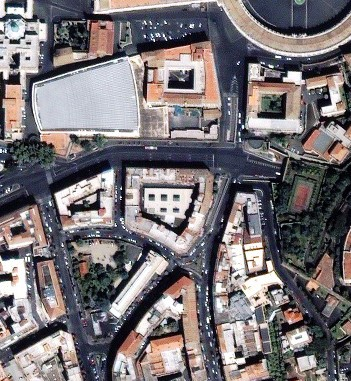
#> input picture 8.jpg, 351 x 381 px
$ python Detector.py   (older library calls are emulated)
#> lines starting #> are read from the running program, lines starting #| are printed output that depends on the picture; after the words box and inside, x2 and y2 are one past the last pixel; in counts of white or black regions, pixels touching at a corner belong together
import cv2
import numpy as np
from matplotlib import pyplot as plt
from tqdm import tqdm

#loading the picture
image = cv2.imread('8.jpg')
#> image is the input picture: shape (381, 351, 3); mean B, G, R 117.4, 114, 119.8

#set contrast and brightness
"""
new_image = np.zeros(image.shape, image.dtype)
alpha = 1.0
beta = 0
for y in range(image.shape[0]):
    for x in range(image.shape[1]):
        for c in range(image.shape[2]):
            new_image[y,x,c] = np.clip(alpha*image[y,x,c] + beta, 0, 255)
"""

#make gray scale
gray = cv2.cvtColor(image, cv2.COLOR_BGR2GRAY)
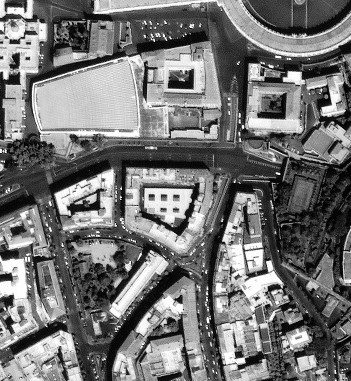
#> gray: shape (381, 351); min 0, max 255, mean 116.1

#getting the treshhold picture *********
ret,thresh = cv2.threshold(gray,127,255,0)
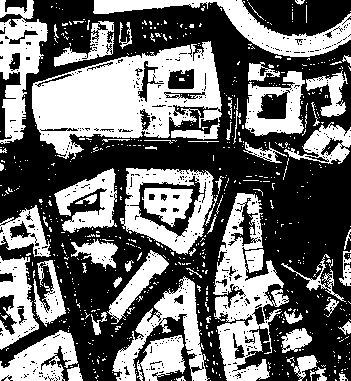
#> thresh: shape (381, 351); 42.6% white; 709 white regions (644 under 20 px)

#bluring the picture for decreasing the noise
#blur = cv2.blur(gray,(5,5))

#extracting edges of the shape
#edged = cv2.Canny(gray, 30, 200)

#extrcting the contours numpy
_,contours, hierarchy = cv2.findContours(thresh,cv2.RETR_EXTERNAL, cv2.CHAIN_APPROX_NONE)
#> contours = 690 contours, 648 with area under 20; largest, box (x1, y1, x2, y2) and area: (32, 41, 222, 160) 13416, (213, 193, 289, 381) 6700, (120, 168, 214, 255) 5770, (93, 0, 351, 57) 3746, (0, 0, 48, 144) 3374

"""
print(contours)
for i in range (len(contours)):
  for j in range (len(contours[i])):
    for k in range (j+1, len(contours[i])):
      for l in range (k+1, len(contours[i])):
        a1 = (contours[i][j,0,1] - contours[i][k,0,1])
        a2 = (contours[i][j,0,0] - contours[i][k,0,0])
        a3 = (contours[i][k,0,1] - contours[i][l,0,1])
        a4 = (contours[i][k,0,0] - contours[i][l,0,0])
        b1 = a1*a4 - a2*a3
        b2 = a2*a4 + a1*a3
        if not (b2 == 0):
          #print(b1/b2)
          if (b1/b2)*10 in range (-1, 1):
            np.delete(contours[i], k)
            break
"""
"""
#min point and max point
	perimeter = cv2.arcLength(contours[i], False)
	#print(perimeter)
	if perimeter < 100 :
	    contours[i] = np.array([[[0, 0]]])
	if cv2.contourArea(contours[i]) < 20:
	    contours[i] = np.array([[[0, 0]]])

"""
#find if close fuction
def find_if_close(cnt1,cnt2):
    row1,row2 = cnt1.shape[0],cnt2.shape[0]
    for i in range(row1):
        for j in range(row2):
            dist = np.linalg.norm(cnt1[i]-cnt2[j])
            if abs(dist) < 5 :
                return True
            elif i==row1-1 and j==row2-1:
                return False
#merging the near contours
LENGTH = len(contours)
#> LENGTH = 690
status = np.zeros((LENGTH,1))
#> status = 690 values from 0 to 0
for i,cnt1 in tqdm(enumerate(contours)):
	x = i
	if i != LENGTH-1:
		for j,cnt2 in enumerate(contours[i+1:]):
			x = x+1
#> (the run stopped early here; a loop or call above may not have finished)
